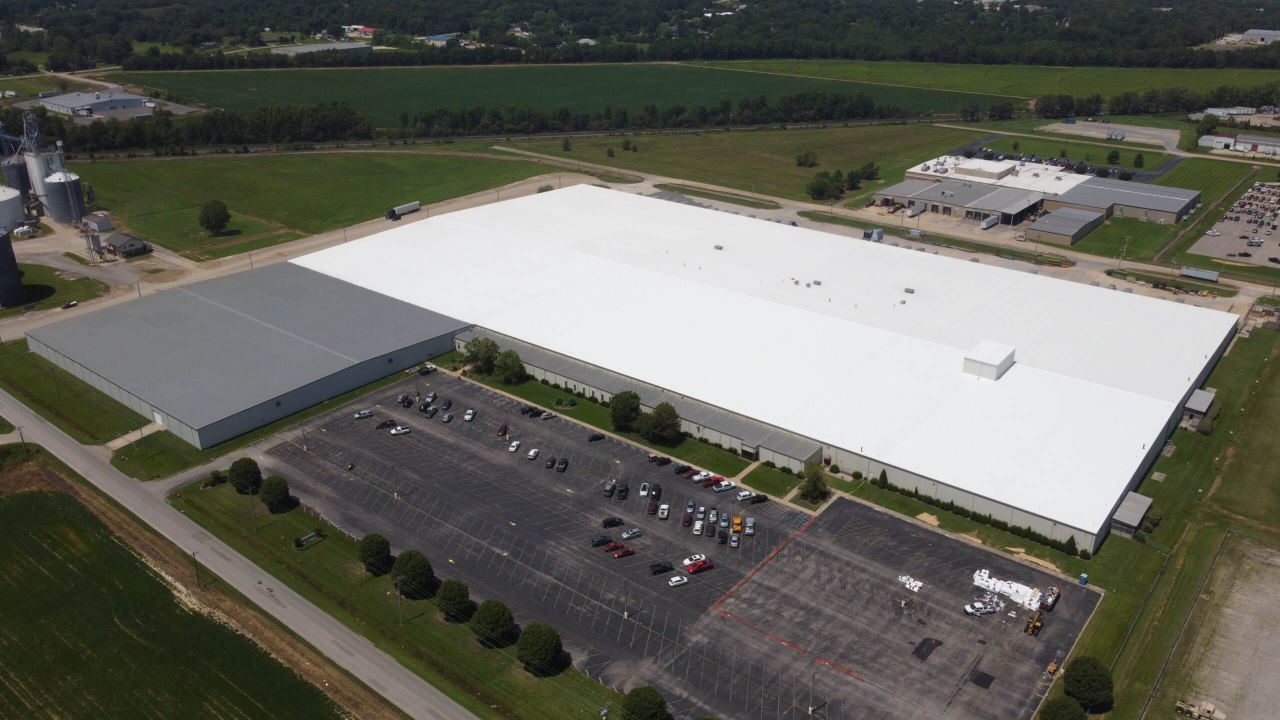
#> input picture farha-review-posts/business/photos/commercial/commercial-01.jpg, 2560 x 1440 px (shown at 1/2 size)
$ python -i make_posts.py   (imports and definitions only)
#> lines starting #> are read from the running program, lines starting #| are printed output that depends on the picture
#!/usr/bin/env python3
"""Make Instagram review posts (1080x1350 PNG) + captions + approval sheet.

Works for any business. Needs only Python 3 and Pillow (`pip install pillow`).
Default fonts are bundled in ./fonts; the brand's own fonts go in <business folder>/fonts/.

  python3 make_posts.py --folder "<business folder>" reviews.json [--template auto|split|market|bubble|hero|solid]
                        [--carousel off|long-only|always] [--location <slug>] [--job commercial|residential|multifamily]
                        [--include-seen]
  python3 make_posts.py --folder "<business folder>" --preview [reviews.json]
      -> <business folder>/setup-previews/: one sample post per layout, to pick a look during setup

<business folder> holds settings.json, the logo file, photos/ and (optional) fonts/.
reviews.json is a list of:
  {"location": "wichita", "source": "Google", "name": "Sam P.", "date": "Jul 2026",
   "job": "optional: commercial | residential | multifamily (leave out to detect it from the review)",
   "quote": "full review, word for word",
   "hook": "the one line that grabs attention, word for word, 12 words or fewer (the big quote on the image)",
   "excerpt": "optional, older batches: best sentences, word for word (used when there is no hook)",
   "hl": "optional: short phrase to highlight, word for word",
   "edits": [{"from": "REMOVED and REMOVED", "to": "Two reps"}],   # only for names the site blurred (BBB)
   "caption": "post caption",
   "photo": "optional: photo the reviewer posted with the review (path inside the business folder);
             used as this post's background instead of the rotation"}
Output: <business folder>/posts/<date>/ with PNGs, captions.md, approval.csv
"""
from __future__ import annotations

import argparse
import csv
import datetime as dt
import hashlib
import json
import re
import sys
from pathlib import Path

try:
    from PIL import Image, ImageDraw, ImageFilter, ImageFont, ImageOps
except ImportError:
    sys.exit("Pillow is missing. Run: pip install pillow")

HERE = Path(__file__).resolve().parent
FONTS = HERE / "fonts"
W, H = 1080, 1350
PHOTO_EXT = {".jpg", ".jpeg", ".png", ".webp"}
DEFAULT_COLORS = {"dark": "#0c3455", "darker": "#071f35", "accent": "#cb972b", "accent_light": "#e2b04a"}


# ---------------------------------------------------------------- fonts
# Roles -> bundled default. settings.json "fonts" can point any role at a file in <business folder>/fonts/.
DEFAULT_FONTS = {"head": "PlayfairDisplay.ttf", "head_italic": "PlayfairDisplay-Italic.ttf",
                 "body": "Poppins-Regular.ttf", "body_bold": "Poppins-SemiBold.ttf",
                 "body_light": "Poppins-Light.ttf", "label": "Raleway.ttf"}
FALLBACK_ROLE = {"head_italic": "head", "body_bold": "body", "body_light": "body", "label": "body_bold"}
FONT_FILES: dict[str, Path] = {k: FONTS / v for k, v in DEFAULT_FONTS.items()}
_cache: dict = {}


# [26 lines left out: functions set_fonts, font, not called in this run]


HEAD_WEIGHT = [400]  # settings.json "head_weight": 700 for bold sans brands (Montserrat)


def serif(size, italic=False, weight=None):
    return font("head_italic" if italic else "head", size, weight or HEAD_WEIGHT[0])


def sans(size, style="Regular"):
    return font({"Regular": "body", "SemiBold": "body_bold", "Light": "body_light"}[style], size,
                {"Regular": 400, "SemiBold": 600, "Light": 300}[style])


def label_font(size, weight=700):
    return font("label", size, weight)


# ---------------------------------------------------------------- helpers
def rgb(hex_: str, a: int = 255):
    h = hex_.lstrip("#")
    return (int(h[0:2], 16), int(h[2:4], 16), int(h[4:6], 16), a)


def words(s: str) -> int:
    return len(s.split())


# [24 lines left out: functions cover, vgradient, not called in this run]


def logo_on_dark(path: Path, style: str = "white") -> Image.Image:
    """Logo for dark backgrounds. "white" (default) = all-white version, works with transparent or
    white-background logos. "original" = full color, only for logos that already read well on dark."""
#> called with style = 'white'
    img = Image.open(path).convert("RGBA")
    if style == "original":
        bbox = img.getchannel("A").getbbox()
        return img.crop(bbox) if bbox else img
    alpha = img.getchannel("A")
#> alpha: PIL image 2560x1440 L; every value is 255
    if alpha.getextrema() == (255, 255):  # no transparency: treat light pixels as background
        lum = img.convert("L")
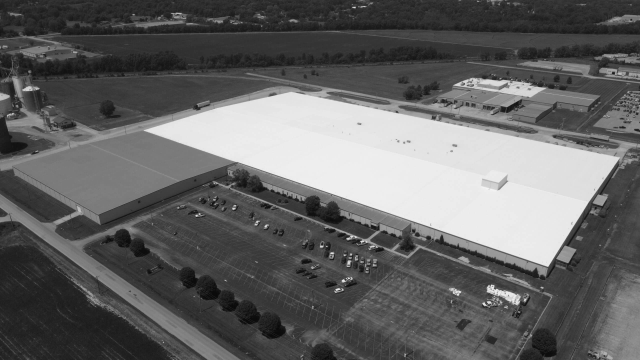
#> lum: PIL image 2560x1440 L (shown at 1/4 size); min 0, max 255, mean 99.7
        alpha = lum.point(lambda v: 0 if v > 235 else min(255, (235 - v) * 3))
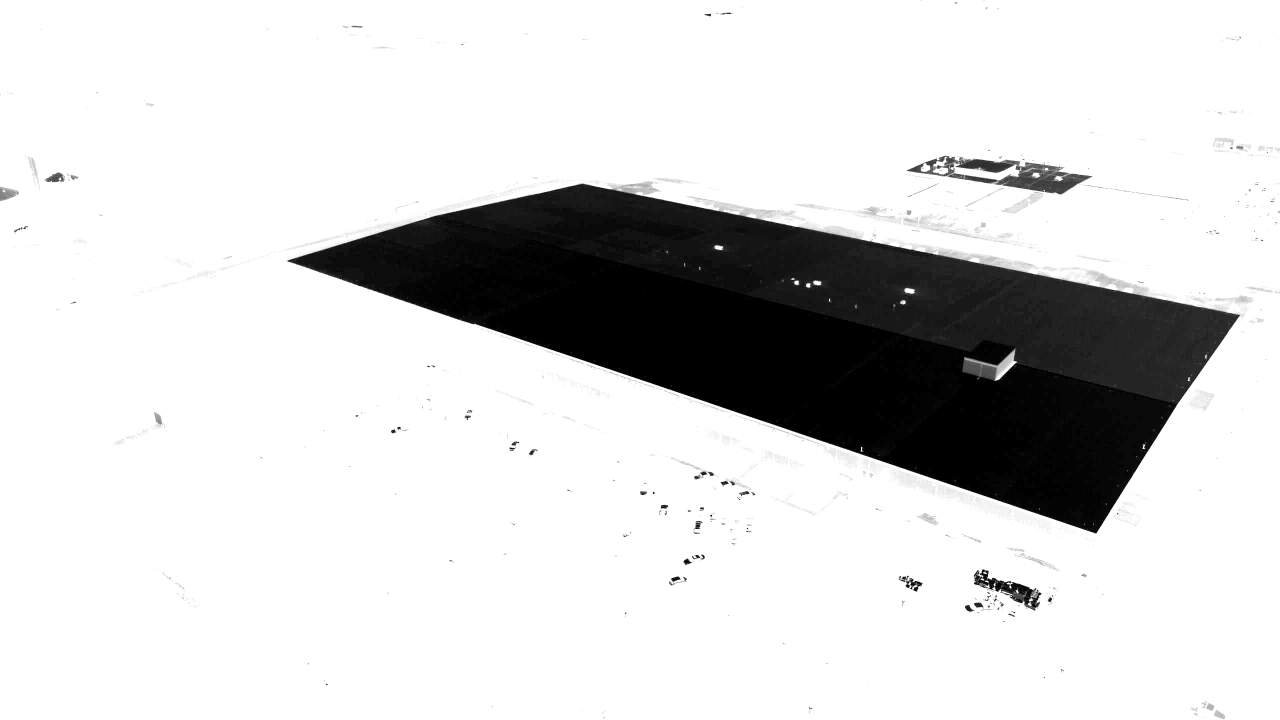
#> alpha: PIL image 2560x1440 L (shown at 1/2 size); min 0, max 255, mean 213.3
    white = Image.new("RGBA", img.size, (255, 255, 255, 255))
#> white: PIL image 2560x1440 RGBA; every value is 255
    white.putalpha(alpha)
    bbox = alpha.getbbox()
#> bbox = (0, 0, 2560, 1440)
    return white.crop(bbox) if bbox else white


# [47 lines left out: functions paste_h, star, stars, _digit_font, spaced, not called in this run]


def spaced_len(text, fnt, spacing):
    dfont = _digit_font(fnt)
    return sum((dfont if c.isdigit() else fnt).getlength(c) for c in text) + spacing * (len(text) - 1)


# ---------------------------------------------------------------- rich text (one highlighted phrase)
# [41 lines left out: functions tokens, layout_lines, not called in this run]


def ellipsize(s: str) -> str:
    return re.sub(r"\.+$", "…", s) if s.endswith(".") else s + " …"


# [135 lines left out: functions fit_text, draw_lines, hero, bubble, solid, cover_box and 1 more, not called in this run]


MIN_BODY = 24     # smallest body text that stays readable on a phone
CARD_NOTES = []   # filled by market() when it had to shorten the review on the card


# [111 lines left out: functions market, split, not called in this run]


LAYOUT_FN = {"hero": lambda bg, lw, c, r, t: hero(bg, lw, c, r), "bubble": bubble, "solid": solid,
             "market": market, "split": split}


# ---------------------------------------------------------------- batch
# [4 lines left out: function review_key, not called in this run]


def old_review_key(r):  # format used before Nov 2026; kept so older seen.json files still work
    text = re.sub(r"\s+", " ", r["quote"].strip())[:80]
    return hashlib.sha1(f"{r.get('source', '')}|{r.get('name', '')}|{text}".lower().encode()).hexdigest()[:16]


# [38 lines left out: functions apply_edits, mix_order, first_sentences, not called in this run]


# ---------------------------------------------------------------- job type (commercial / residential / multifamily)
JOB_WORDS = {  # also the job-type keys photos and labels use
    "commercial": r"\b(office buildings?|office (?:roof|space|complex)s?|"
                  r"(?:our|my|their|the|this|a|one of our|commercial|church|school|large) (?:\w+ )?buildings?(?! process| a | an | the | my | our | in )|"
                  r"warehouses?|church(?:es)?|schools?|school district|college|campus|stores?|retail|restaurants?|sports bar|hotels?|"
                  r"(?:our|my|their) business|business owners?|(?:roofing|our|the) vendors?|vendor (?:we|i) use|facility|facilities|"
                  r"tenants?|property managers?|building managers?|district managers?|commercial|our staff|our company|our employees|"
                  r"medical|clinic|hospital|\w+[- ]story|" + "(?:MATERIALS)" + r")\b",
    "multifamily": r"\b(apartments?|condo(?:minium)?s?|townhomes?|townhouses?|multi[- ]?family|\d[- ]?plex|fourplex|duplex|"
                   r"hoas|hoa's|homeowners? associations)\b",
    "residential": r"\b(my house|our house|my home|our home|house|home|homeowner|shingles?|gutters?|garage|my roof|our roof|"
                   r"family|neighbors?|closing|attic|chimney|insurance)\b",
}
# Roof materials hint at commercial work, but homes get them too (a TPO porch or sunroom), so they only
# count when the review never says it's a house.
MATERIALS = r"tpo|epdm|pvc|membrane|flat roof(?:ing|s)?|modified bitumen|coating|sq ?ft|square feet"
JOB_WORDS["commercial"] = JOB_WORDS["commercial"].replace("(?:MATERIALS)", "(?:" + MATERIALS + ")")
HOME = (r"\b(?:my|our) (?:\w+ ){0,2}(?:house|home|residence)\b|\b(?:home addition|sunroom|back porch|porch addition|"
        r"(?:my|our) garage)\b")
# "residential or commercial", "homeowner, business or entity": praise for both, not a clue
BOTH = (r"\b(?:residential|homeowners?)\W+(?:\w+\W+){0,2}(?:and|or)\W+(?:\w+\W+){0,1}(?:commercial|business(?:,? or entity)?)\b|"
        r"\bcommercial\W+(?:and|or)\W+residential\b")
MF_WEAK = r"\b(units|residents|tenants|communities|property management)\b"  # count only when there's no house in the review
# "office" is a job clue ("our office", "the chamber office") unless it's Farha's own office:
# "the office", "Betty in the office", "office staff", "the Canon City office", "offices in Denver"
OFFICE_FARHA = (r"\b(?:the|their|back-|front)\s*offices?\b|\boffices?\s+(?:staff|team|manager|personnel|in)\b|"
                r"\b(?:city|denver|wichita|durango|phoenix|louis|kansas)\s+office\b")
NAME_MF = r"\b(apartments?|condos?|hoa|homeowners association|townhomes?)\b"
NAME_COM = r"\b(storage|church|school|llc|inc|properties|property|management|hotel|restaurant|ministries|realty)\b"


# [51 lines left out: functions detect_job, photos_for, not called in this run]


def _loc_of(cfg, r):
    k = str(r.get("location", "")).lower()
    return next((L for L in cfg.get("locations", []) if k and k in (L.get("slug", "").lower(), L.get("name", "").lower())), None)


EMOJI = re.compile("[\U0001F000-\U0001FAFF\u2600-\u27BF\u2B50\u2B55\uFE0F\u200D]")


# [214 lines left out: functions _decorate, make_hook, main, not called in this run]


SAMPLE = {"source": "Google", "name": "Sam P.",
          "quote": "They showed up on time, explained every step, and left the place spotless. Best experience we have had with any company.",
          "hl": "left the place spotless"}
SAMPLE_LONG = {"source": "Google", "name": "Jordan K.",
               "quote": ("From the first call to the final walkthrough, the whole team was professional and easy to work with. "
                         "They gave us a clear quote with no surprises, finished a day early, and cleaned up so well you would never know they had been here. "
                         "When we had a small question a week later, they came back the same day. We have already recommended them to three neighbors."),
               "hl": "finished a day early"}


# [45 lines left out: function preview, not called in this run]


# [2 lines not run here, left out]

>>> result = logo_on_dark('../business/photos/commercial/commercial-01.jpg')

$ run again, on farha-review-posts/business/photos/commercial/commercial-05.jpg
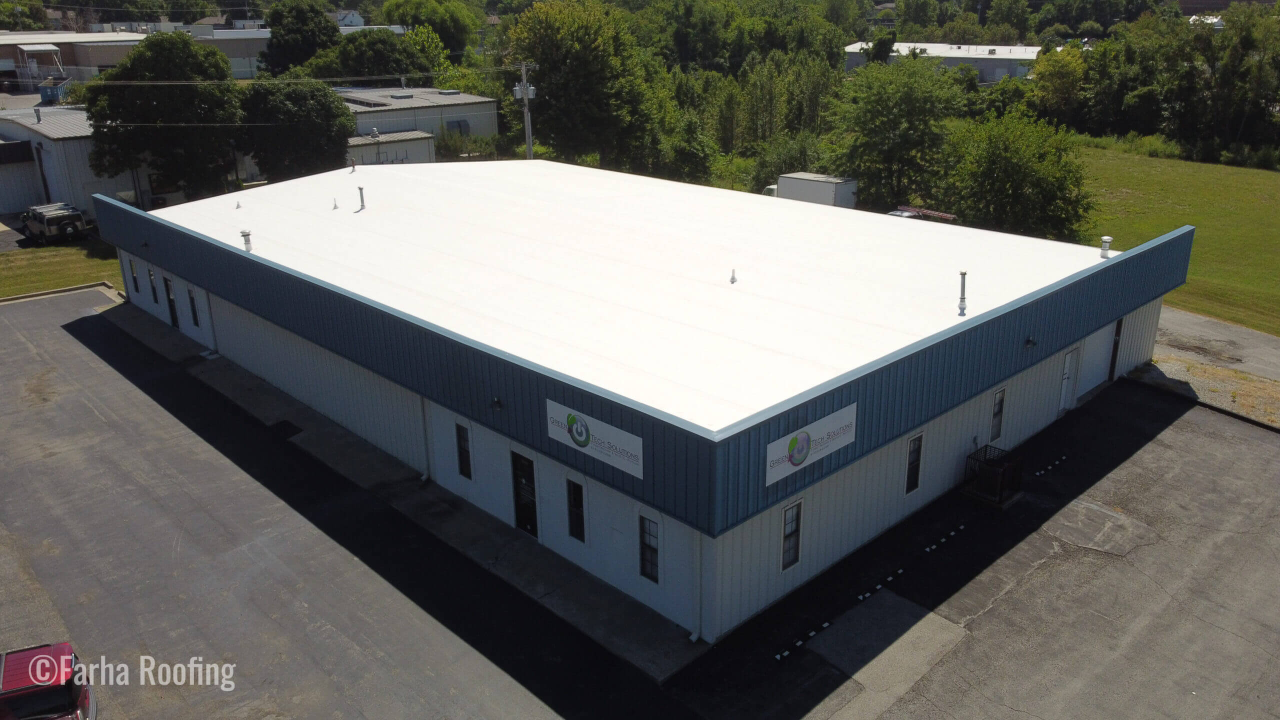
#> input picture farha-review-posts/business/photos/commercial/commercial-05.jpg, 2560 x 1440 px (shown at 1/2 size)
#> in logo_on_dark, `lum = img.convert("L")`:
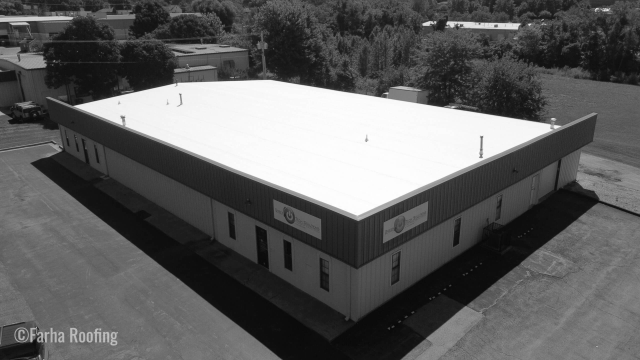
#> lum: PIL image 2560x1440 L (shown at 1/4 size); min 0, max 255, mean 94.4
#> in logo_on_dark, `alpha = lum.point(lambda v: 0 if v > 235 else min(255, (235 - v) * 3))`:
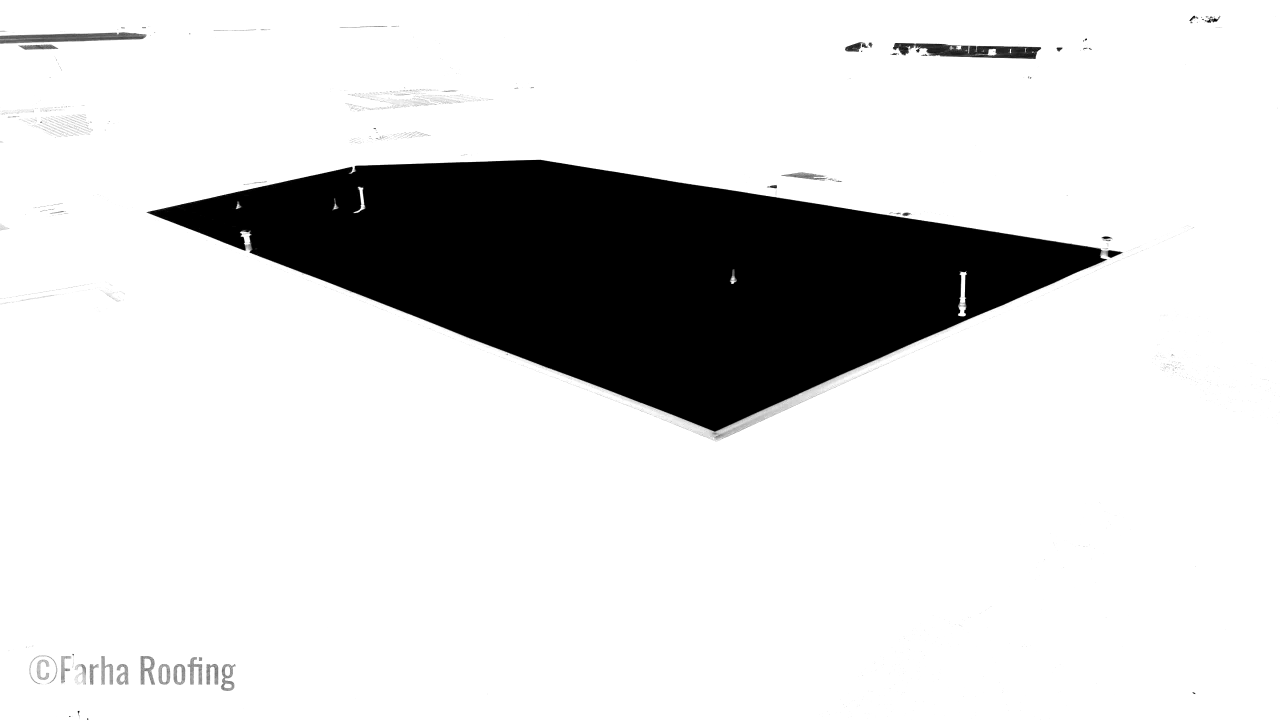
#> alpha: PIL image 2560x1440 L (shown at 1/2 size); min 0, max 255, mean 217.4
#> bbox = (0, 0, 2560, 1440)
